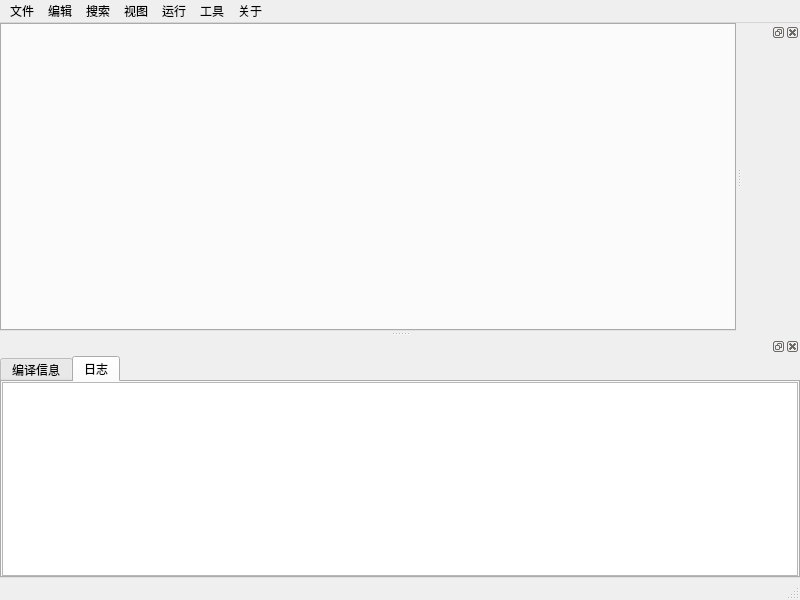
<?xml version="1.0" encoding="UTF-8"?>
<ui version="4.0">
 <class>MainWindow</class>
 <widget class="QMainWindow" name="MainWindow">
  <property name="geometry">
   <rect>
    <x>0</x>
    <y>0</y>
    <width>800</width>
    <height>600</height>
   </rect>
  </property>
  <property name="acceptDrops">
   <bool>true</bool>
  </property>
  <property name="windowTitle">
   <string>QDevCpp</string>
  </property>
  <property name="windowIcon">
   <iconset resource="resource.qrc">
    <normaloff>:/qdevcpp.ico</normaloff>:/qdevcpp.ico</iconset>
  </property>
  <widget class="QWidget" name="centralWidget">
   <layout class="QVBoxLayout" name="verticalLayout">
    <property name="leftMargin">
     <number>0</number>
    </property>
    <property name="topMargin">
     <number>0</number>
    </property>
    <property name="rightMargin">
     <number>0</number>
    </property>
    <property name="bottomMargin">
     <number>0</number>
    </property>
    <item>
     <widget class="QTabWidget" name="SrcTab">
      <property name="currentIndex">
       <number>-1</number>
      </property>
      <property name="tabsClosable">
       <bool>true</bool>
      </property>
      <property name="movable">
       <bool>true</bool>
      </property>
     </widget>
    </item>
   </layout>
  </widget>
  <widget class="QStatusBar" name="statusBar"/>
  <widget class="QMenuBar" name="menuBar">
   <property name="geometry">
    <rect>
     <x>0</x>
     <y>0</y>
     <width>800</width>
     <height>28</height>
    </rect>
   </property>
   <widget class="QMenu" name="menuFile">
    <property name="title">
     <string>文件</string>
    </property>
    <addaction name="actionNew"/>
    <addaction name="actionOpen"/>
    <addaction name="actionSave"/>
    <addaction name="actionSaveAs"/>
    <addaction name="separator"/>
    <addaction name="actionClose"/>
    <addaction name="actionCloseAll"/>
    <addaction name="separator"/>
    <addaction name="actionExit"/>
   </widget>
   <widget class="QMenu" name="menuEdit">
    <property name="title">
     <string>编辑</string>
    </property>
    <addaction name="actionUndo"/>
    <addaction name="actionRedo"/>
    <addaction name="separator"/>
    <addaction name="actionCopy"/>
    <addaction name="actionCut"/>
    <addaction name="actionPaste"/>
    <addaction name="actionSelectAll"/>
    <addaction name="separator"/>
    <addaction name="actionToggleComment"/>
    <addaction name="separator"/>
    <addaction name="actionCopyRow"/>
    <addaction name="actionDelRow"/>
    <addaction name="separator"/>
    <addaction name="actionMoveRowUp"/>
    <addaction name="actionMoveRowDown"/>
    <addaction name="separator"/>
    <addaction name="actionIndent"/>
    <addaction name="actionUnindent"/>
   </widget>
   <widget class="QMenu" name="menuSearch">
    <property name="title">
     <string>搜索</string>
    </property>
    <addaction name="actionFindReplace"/>
   </widget>
   <widget class="QMenu" name="menuVisual">
    <property name="title">
     <string>视图</string>
    </property>
    <addaction name="actionCompileInfoDock"/>
    <addaction name="actionDebugToolDock"/>
    <addaction name="actionStatusBar"/>
   </widget>
   <widget class="QMenu" name="menuRun">
    <property name="title">
     <string>运行</string>
    </property>
    <addaction name="actionCompile"/>
    <addaction name="actionRun"/>
    <addaction name="actionCompileRun"/>
    <addaction name="actionClean"/>
    <addaction name="separator"/>
    <addaction name="actionDebug"/>
   </widget>
   <widget class="QMenu" name="menuAbout">
    <property name="title">
     <string>关于</string>
    </property>
    <addaction name="actionAboutQDevCpp"/>
    <addaction name="actionAboutQt"/>
   </widget>
   <widget class="QMenu" name="menuTool">
    <property name="title">
     <string>工具</string>
    </property>
    <addaction name="actionCompileConfig"/>
    <addaction name="actionEnvironmentConfig"/>
    <addaction name="actionEditorConfig"/>
   </widget>
   <addaction name="menuFile"/>
   <addaction name="menuEdit"/>
   <addaction name="menuSearch"/>
   <addaction name="menuVisual"/>
   <addaction name="menuRun"/>
   <addaction name="menuTool"/>
   <addaction name="menuAbout"/>
  </widget>
  <widget class="QDockWidget" name="dockDebug">
   <attribute name="dockWidgetArea">
    <number>2</number>
   </attribute>
   <widget class="QWidget" name="dockWidgetContents"/>
  </widget>
  <widget class="QDockWidget" name="dockInfo">
   <attribute name="dockWidgetArea">
    <number>8</number>
   </attribute>
   <widget class="QWidget" name="dockWidgetContents_2">
    <layout class="QVBoxLayout" name="verticalLayout_2">
     <property name="leftMargin">
      <number>0</number>
     </property>
     <property name="topMargin">
      <number>0</number>
     </property>
     <property name="rightMargin">
      <number>0</number>
     </property>
     <property name="bottomMargin">
      <number>0</number>
     </property>
     <item>
      <widget class="QTabWidget" name="compileInfo">
       <property name="currentIndex">
        <number>1</number>
       </property>
       <widget class="QWidget" name="tab">
        <attribute name="title">
         <string>编译信息</string>
        </attribute>
        <layout class="QVBoxLayout" name="verticalLayout_3">
         <property name="leftMargin">
          <number>0</number>
         </property>
         <property name="topMargin">
          <number>0</number>
         </property>
         <property name="rightMargin">
          <number>0</number>
         </property>
         <property name="bottomMargin">
          <number>0</number>
         </property>
         <item>
          <widget class="QTableWidget" name="compileResult">
           <property name="editTriggers">
            <set>QAbstractItemView::NoEditTriggers</set>
           </property>
           <property name="selectionBehavior">
            <enum>QAbstractItemView::SelectRows</enum>
           </property>
           <attribute name="verticalHeaderVisible">
            <bool>false</bool>
           </attribute>
           <column>
            <property name="text">
             <string>文件</string>
            </property>
           </column>
           <column>
            <property name="text">
             <string>行</string>
            </property>
           </column>
           <column>
            <property name="text">
             <string>列</string>
            </property>
           </column>
           <column>
            <property name="text">
             <string>级别</string>
            </property>
           </column>
           <column>
            <property name="text">
             <string>信息</string>
            </property>
           </column>
          </widget>
         </item>
        </layout>
       </widget>
       <widget class="QWidget" name="tab_2">
        <attribute name="title">
         <string>日志</string>
        </attribute>
        <layout class="QVBoxLayout" name="verticalLayout_4">
         <property name="leftMargin">
          <number>0</number>
         </property>
         <property name="topMargin">
          <number>0</number>
         </property>
         <property name="rightMargin">
          <number>0</number>
         </property>
         <property name="bottomMargin">
          <number>0</number>
         </property>
         <item>
          <widget class="QPlainTextEdit" name="Log"/>
         </item>
        </layout>
       </widget>
      </widget>
     </item>
    </layout>
   </widget>
  </widget>
  <action name="actionNew">
   <property name="text">
    <string>新建</string>
   </property>
   <property name="iconText">
    <string>新建</string>
   </property>
   <property name="toolTip">
    <string>新建</string>
   </property>
   <property name="shortcut">
    <string>Ctrl+N</string>
   </property>
  </action>
  <action name="actionOpen">
   <property name="text">
    <string>打开...</string>
   </property>
   <property name="toolTip">
    <string>打开项目或文件</string>
   </property>
   <property name="shortcut">
    <string>Ctrl+O</string>
   </property>
  </action>
  <action name="actionSave">
   <property name="enabled">
    <bool>false</bool>
   </property>
   <property name="text">
    <string>保存</string>
   </property>
   <property name="toolTip">
    <string>保存</string>
   </property>
   <property name="shortcut">
    <string>Ctrl+S</string>
   </property>
  </action>
  <action name="actionSaveAs">
   <property name="enabled">
    <bool>false</bool>
   </property>
   <property name="text">
    <string>另存为...</string>
   </property>
   <property name="toolTip">
    <string>另存为</string>
   </property>
   <property name="shortcut">
    <string>Ctrl+Shift+S</string>
   </property>
  </action>
  <action name="actionClose">
   <property name="enabled">
    <bool>false</bool>
   </property>
   <property name="text">
    <string>关闭</string>
   </property>
   <property name="toolTip">
    <string>关闭</string>
   </property>
   <property name="shortcut">
    <string>Ctrl+W</string>
   </property>
  </action>
  <action name="actionCloseAll">
   <property name="enabled">
    <bool>false</bool>
   </property>
   <property name="text">
    <string>全部关闭</string>
   </property>
   <property name="toolTip">
    <string>全部关闭</string>
   </property>
   <property name="shortcut">
    <string>Ctrl+Shift+W</string>
   </property>
  </action>
  <action name="actionExit">
   <property name="text">
    <string>退出</string>
   </property>
   <property name="toolTip">
    <string>退出</string>
   </property>
   <property name="shortcut">
    <string>Alt+F4</string>
   </property>
  </action>
  <action name="actionUndo">
   <property name="enabled">
    <bool>false</bool>
   </property>
   <property name="text">
    <string>恢复</string>
   </property>
   <property name="toolTip">
    <string>恢复</string>
   </property>
   <property name="shortcut">
    <string>Ctrl+Z</string>
   </property>
  </action>
  <action name="actionRedo">
   <property name="enabled">
    <bool>false</bool>
   </property>
   <property name="text">
    <string>重做</string>
   </property>
   <property name="toolTip">
    <string>重做</string>
   </property>
   <property name="shortcut">
    <string>Ctrl+Y</string>
   </property>
  </action>
  <action name="actionAboutQDevCpp">
   <property name="text">
    <string>关于QDevCpp</string>
   </property>
  </action>
  <action name="actionAboutDevCpp">
   <property name="text">
    <string>关于DevCpp</string>
   </property>
  </action>
  <action name="actionAboutQt">
   <property name="text">
    <string>关于Qt</string>
   </property>
  </action>
  <action name="actionCompile">
   <property name="enabled">
    <bool>false</bool>
   </property>
   <property name="text">
    <string>编译</string>
   </property>
   <property name="shortcut">
    <string>F9</string>
   </property>
  </action>
  <action name="actionRun">
   <property name="enabled">
    <bool>false</bool>
   </property>
   <property name="text">
    <string>运行</string>
   </property>
   <property name="shortcut">
    <string>F10</string>
   </property>
  </action>
  <action name="actionCompileRun">
   <property name="enabled">
    <bool>false</bool>
   </property>
   <property name="text">
    <string>编译运行</string>
   </property>
   <property name="shortcut">
    <string>F11</string>
   </property>
  </action>
  <action name="actionRunParam">
   <property name="text">
    <string>运行参数</string>
   </property>
  </action>
  <action name="actionSyntaxCheck">
   <property name="text">
    <string>语法检查</string>
   </property>
  </action>
  <action name="actionClean">
   <property name="enabled">
    <bool>false</bool>
   </property>
   <property name="text">
    <string>清理</string>
   </property>
  </action>
  <action name="actionDebug">
   <property name="text">
    <string>调试</string>
   </property>
   <property name="shortcut">
    <string>F5</string>
   </property>
  </action>
  <action name="actionStop">
   <property name="text">
    <string>停止执行</string>
   </property>
  </action>
  <action name="actionCompileInfoDock">
   <property name="checkable">
    <bool>true</bool>
   </property>
   <property name="checked">
    <bool>true</bool>
   </property>
   <property name="text">
    <string>编译信息</string>
   </property>
  </action>
  <action name="actionDebugToolDock">
   <property name="checkable">
    <bool>true</bool>
   </property>
   <property name="checked">
    <bool>true</bool>
   </property>
   <property name="text">
    <string>调试工具</string>
   </property>
  </action>
  <action name="actionStatusBar">
   <property name="checkable">
    <bool>true</bool>
   </property>
   <property name="checked">
    <bool>true</bool>
   </property>
   <property name="text">
    <string>状态栏</string>
   </property>
  </action>
  <action name="actionCompileConfig">
   <property name="text">
    <string>编译选项</string>
   </property>
  </action>
  <action name="actionAboutGCC">
   <property name="text">
    <string>关于GCC</string>
   </property>
  </action>
  <action name="actionCopy">
   <property name="enabled">
    <bool>false</bool>
   </property>
   <property name="text">
    <string>复制</string>
   </property>
   <property name="toolTip">
    <string>复制</string>
   </property>
   <property name="shortcut">
    <string>Ctrl+C</string>
   </property>
  </action>
  <action name="actionCut">
   <property name="enabled">
    <bool>false</bool>
   </property>
   <property name="text">
    <string>剪切</string>
   </property>
   <property name="toolTip">
    <string>剪切</string>
   </property>
   <property name="shortcut">
    <string>Ctrl+X</string>
   </property>
  </action>
  <action name="actionPaste">
   <property name="enabled">
    <bool>false</bool>
   </property>
   <property name="text">
    <string>粘贴</string>
   </property>
   <property name="toolTip">
    <string>粘贴</string>
   </property>
   <property name="shortcut">
    <string>Ctrl+V</string>
   </property>
  </action>
  <action name="actionFindReplace">
   <property name="text">
    <string>搜索替换</string>
   </property>
   <property name="shortcut">
    <string>Ctrl+H</string>
   </property>
  </action>
  <action name="actionEnvironmentConfig">
   <property name="text">
    <string>环境选项</string>
   </property>
  </action>
  <action name="actionEditorConfig">
   <property name="text">
    <string>编辑器选项</string>
   </property>
  </action>
  <action name="actionSelectAll">
   <property name="enabled">
    <bool>false</bool>
   </property>
   <property name="text">
    <string>全选</string>
   </property>
   <property name="shortcut">
    <string>Ctrl+A</string>
   </property>
  </action>
  <action name="actionToggleComment">
   <property name="text">
    <string>设置注释</string>
   </property>
   <property name="shortcut">
    <string>Ctrl+/</string>
   </property>
  </action>
  <action name="actionCopyRow">
   <property name="enabled">
    <bool>false</bool>
   </property>
   <property name="text">
    <string>复制行</string>
   </property>
   <property name="shortcut">
    <string>Ctrl+E</string>
   </property>
  </action>
  <action name="actionDelRow">
   <property name="enabled">
    <bool>false</bool>
   </property>
   <property name="text">
    <string>删除行</string>
   </property>
   <property name="shortcut">
    <string>Ctrl+D</string>
   </property>
  </action>
  <action name="actionMoveRowUp">
   <property name="text">
    <string>上移选择行</string>
   </property>
   <property name="shortcut">
    <string>Ctrl+Shift+Up</string>
   </property>
  </action>
  <action name="actionMoveRowDown">
   <property name="text">
    <string>下移选择行</string>
   </property>
   <property name="shortcut">
    <string>Ctrl+Shift+Down</string>
   </property>
  </action>
  <action name="actionIndent">
   <property name="enabled">
    <bool>false</bool>
   </property>
   <property name="text">
    <string>缩进</string>
   </property>
   <property name="shortcut">
    <string>Tab</string>
   </property>
  </action>
  <action name="actionUnindent">
   <property name="enabled">
    <bool>false</bool>
   </property>
   <property name="text">
    <string>取消缩进</string>
   </property>
   <property name="shortcut">
    <string>Shift+Tab</string>
   </property>
  </action>
 </widget>
 <layoutdefault spacing="6" margin="11"/>
 <resources>
  <include location="resource.qrc"/>
 </resources>
 <connections/>
</ui>
